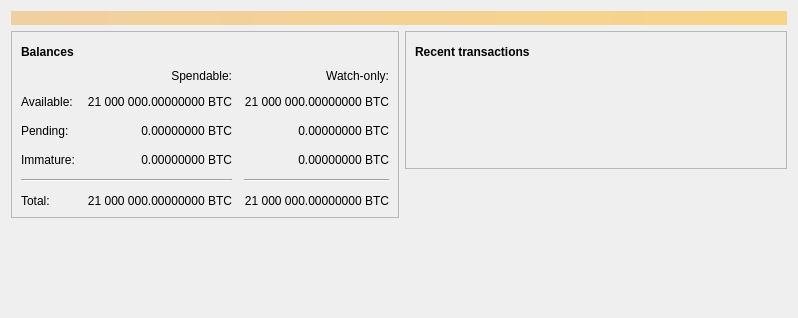
<?xml version="1.0" encoding="UTF-8"?>
<ui version="4.0">
 <class>OverviewPage</class>
 <widget class="QWidget" name="OverviewPage">
  <property name="geometry">
   <rect>
    <x>0</x>
    <y>0</y>
    <width>798</width>
    <height>318</height>
   </rect>
  </property>
  <property name="windowTitle">
   <string>Form</string>
  </property>
  <layout class="QVBoxLayout" name="topLayout">
   <item>
    <widget class="QLabel" name="labelAlerts">
     <property name="visible">
      <bool>false</bool>
     </property>
     <property name="styleSheet">
      <string notr="true">QLabel { background-color: qlineargradient(x1: 0, y1: 0, x2: 1, y2: 0, stop:0 #F0D0A0, stop:1 #F8D488); color:#000000; }</string>
     </property>
     <property name="wordWrap">
      <bool>true</bool>
     </property>
     <property name="margin">
      <number>3</number>
     </property>
     <property name="textInteractionFlags">
      <set>Qt::TextSelectableByMouse</set>
     </property>
    </widget>
   </item>
   <item>
    <layout class="QHBoxLayout" name="horizontalLayout" stretch="1,1">
     <item>
      <layout class="QVBoxLayout" name="verticalLayout_2">
       <item>
        <widget class="QFrame" name="frame">
         <property name="frameShape">
          <enum>QFrame::StyledPanel</enum>
         </property>
         <property name="frameShadow">
          <enum>QFrame::Raised</enum>
         </property>
         <layout class="QVBoxLayout" name="verticalLayout_4">
          <item>
           <layout class="QHBoxLayout" name="horizontalLayout_4">
            <item>
             <widget class="QLabel" name="label_5">
              <property name="font">
               <font>
                <weight>75</weight>
                <bold>true</bold>
               </font>
              </property>
              <property name="text">
               <string>Balances</string>
              </property>
             </widget>
            </item>
            <item>
             <widget class="QPushButton" name="labelWalletStatus">
              <property name="enabled">
               <bool>true</bool>
              </property>
              <property name="maximumSize">
               <size>
                <width>30</width>
                <height>16777215</height>
               </size>
              </property>
              <property name="toolTip">
               <string>The displayed information may be out of date. Your wallet automatically synchronizes with the UFO network after a connection is established, but this process has not completed yet.</string>
              </property>
              <property name="text">
               <string/>
              </property>
              <property name="icon">
               <iconset resource="../UFO.qrc">
                <normaloff>:/icons/warning</normaloff>
                <disabledoff>:/icons/warning</disabledoff>:/icons/warning</iconset>
              </property>
              <property name="iconSize">
               <size>
                <width>24</width>
                <height>24</height>
               </size>
              </property>
              <property name="flat">
               <bool>true</bool>
              </property>
             </widget>
            </item>
            <item>
             <spacer name="horizontalSpacer_3">
              <property name="orientation">
               <enum>Qt::Horizontal</enum>
              </property>
              <property name="sizeHint" stdset="0">
               <size>
                <width>40</width>
                <height>20</height>
               </size>
              </property>
             </spacer>
            </item>
           </layout>
          </item>
          <item>
           <layout class="QGridLayout" name="gridLayout">
            <property name="spacing">
             <number>12</number>
            </property>
            <item row="2" column="2">
             <widget class="QLabel" name="labelWatchPending">
              <property name="cursor">
               <cursorShape>IBeamCursor</cursorShape>
              </property>
              <property name="toolTip">
               <string>Unconfirmed transactions to watch-only addresses</string>
              </property>
              <property name="text">
               <string notr="true">0.00000000 BTC</string>
              </property>
              <property name="alignment">
               <set>Qt::AlignRight|Qt::AlignTrailing|Qt::AlignVCenter</set>
              </property>
              <property name="textInteractionFlags">
               <set>Qt::LinksAccessibleByMouse|Qt::TextSelectableByKeyboard|Qt::TextSelectableByMouse</set>
              </property>
             </widget>
            </item>
            <item row="2" column="1">
             <widget class="QLabel" name="labelUnconfirmed">
              <property name="cursor">
               <cursorShape>IBeamCursor</cursorShape>
              </property>
              <property name="toolTip">
               <string>Total of transactions that have yet to be confirmed, and do not yet count toward the spendable balance</string>
              </property>
              <property name="text">
               <string notr="true">0.00000000 BTC</string>
              </property>
              <property name="alignment">
               <set>Qt::AlignRight|Qt::AlignTrailing|Qt::AlignVCenter</set>
              </property>
              <property name="textInteractionFlags">
               <set>Qt::LinksAccessibleByMouse|Qt::TextSelectableByKeyboard|Qt::TextSelectableByMouse</set>
              </property>
             </widget>
            </item>
            <item row="3" column="2">
             <widget class="QLabel" name="labelWatchImmature">
              <property name="cursor">
               <cursorShape>IBeamCursor</cursorShape>
              </property>
              <property name="toolTip">
               <string>Mined balance in watch-only addresses that has not yet matured</string>
              </property>
              <property name="text">
               <string notr="true">0.00000000 BTC</string>
              </property>
              <property name="alignment">
               <set>Qt::AlignRight|Qt::AlignTrailing|Qt::AlignVCenter</set>
              </property>
              <property name="textInteractionFlags">
               <set>Qt::LinksAccessibleByMouse|Qt::TextSelectableByKeyboard|Qt::TextSelectableByMouse</set>
              </property>
             </widget>
            </item>
            <item row="4" column="0" colspan="2">
             <widget class="Line" name="line">
              <property name="orientation">
               <enum>Qt::Horizontal</enum>
              </property>
             </widget>
            </item>
            <item row="4" column="2">
             <widget class="Line" name="lineWatchBalance">
              <property name="sizePolicy">
               <sizepolicy hsizetype="Preferred" vsizetype="Fixed">
                <horstretch>0</horstretch>
                <verstretch>0</verstretch>
               </sizepolicy>
              </property>
              <property name="minimumSize">
               <size>
                <width>140</width>
                <height>0</height>
               </size>
              </property>
              <property name="orientation">
               <enum>Qt::Horizontal</enum>
              </property>
             </widget>
            </item>
            <item row="5" column="0">
             <widget class="QLabel" name="labelTotalText">
              <property name="text">
               <string>Total:</string>
              </property>
             </widget>
            </item>
            <item row="3" column="1">
             <widget class="QLabel" name="labelImmature">
              <property name="cursor">
               <cursorShape>IBeamCursor</cursorShape>
              </property>
              <property name="toolTip">
               <string>Mined balance that has not yet matured</string>
              </property>
              <property name="text">
               <string notr="true">0.00000000 BTC</string>
              </property>
              <property name="alignment">
               <set>Qt::AlignRight|Qt::AlignTrailing|Qt::AlignVCenter</set>
              </property>
              <property name="textInteractionFlags">
               <set>Qt::LinksAccessibleByMouse|Qt::TextSelectableByKeyboard|Qt::TextSelectableByMouse</set>
              </property>
             </widget>
            </item>
            <item row="2" column="3">
             <spacer name="horizontalSpacer_2">
              <property name="orientation">
               <enum>Qt::Horizontal</enum>
              </property>
              <property name="sizeHint" stdset="0">
               <size>
                <width>40</width>
                <height>20</height>
               </size>
              </property>
             </spacer>
            </item>
            <item row="3" column="0">
             <widget class="QLabel" name="labelImmatureText">
              <property name="text">
               <string>Immature:</string>
              </property>
             </widget>
            </item>
            <item row="5" column="1">
             <widget class="QLabel" name="labelTotal">
              <property name="cursor">
               <cursorShape>IBeamCursor</cursorShape>
              </property>
              <property name="toolTip">
               <string>Your current total balance</string>
              </property>
              <property name="text">
               <string notr="true">21 000 000.00000000 BTC</string>
              </property>
              <property name="alignment">
               <set>Qt::AlignRight|Qt::AlignTrailing|Qt::AlignVCenter</set>
              </property>
              <property name="textInteractionFlags">
               <set>Qt::LinksAccessibleByMouse|Qt::TextSelectableByKeyboard|Qt::TextSelectableByMouse</set>
              </property>
             </widget>
            </item>
            <item row="5" column="2">
             <widget class="QLabel" name="labelWatchTotal">
              <property name="cursor">
               <cursorShape>IBeamCursor</cursorShape>
              </property>
              <property name="toolTip">
               <string>Current total balance in watch-only addresses</string>
              </property>
              <property name="text">
               <string notr="true">21 000 000.00000000 BTC</string>
              </property>
              <property name="alignment">
               <set>Qt::AlignRight|Qt::AlignTrailing|Qt::AlignVCenter</set>
              </property>
              <property name="textInteractionFlags">
               <set>Qt::LinksAccessibleByMouse|Qt::TextSelectableByKeyboard|Qt::TextSelectableByMouse</set>
              </property>
             </widget>
            </item>
            <item row="0" column="2">
             <widget class="QLabel" name="labelWatchonly">
              <property name="text">
               <string>Watch-only:</string>
              </property>
              <property name="alignment">
               <set>Qt::AlignRight|Qt::AlignTrailing|Qt::AlignVCenter</set>
              </property>
             </widget>
            </item>
            <item row="1" column="0">
             <widget class="QLabel" name="labelBalanceText">
              <property name="text">
               <string>Available:</string>
              </property>
             </widget>
            </item>
            <item row="1" column="1">
             <widget class="QLabel" name="labelBalance">
              <property name="cursor">
               <cursorShape>IBeamCursor</cursorShape>
              </property>
              <property name="toolTip">
               <string>Your current spendable balance</string>
              </property>
              <property name="text">
               <string notr="true">21 000 000.00000000 BTC</string>
              </property>
              <property name="alignment">
               <set>Qt::AlignRight|Qt::AlignTrailing|Qt::AlignVCenter</set>
              </property>
              <property name="textInteractionFlags">
               <set>Qt::LinksAccessibleByMouse|Qt::TextSelectableByKeyboard|Qt::TextSelectableByMouse</set>
              </property>
             </widget>
            </item>
            <item row="1" column="2">
             <widget class="QLabel" name="labelWatchAvailable">
              <property name="cursor">
               <cursorShape>IBeamCursor</cursorShape>
              </property>
              <property name="toolTip">
               <string>Your current balance in watch-only addresses</string>
              </property>
              <property name="text">
               <string notr="true">21 000 000.00000000 BTC</string>
              </property>
              <property name="alignment">
               <set>Qt::AlignRight|Qt::AlignTrailing|Qt::AlignVCenter</set>
              </property>
              <property name="textInteractionFlags">
               <set>Qt::LinksAccessibleByMouse|Qt::TextSelectableByKeyboard|Qt::TextSelectableByMouse</set>
              </property>
             </widget>
            </item>
            <item row="2" column="0">
             <widget class="QLabel" name="labelPendingText">
              <property name="text">
               <string>Pending:</string>
              </property>
             </widget>
            </item>
            <item row="0" column="1">
             <widget class="QLabel" name="labelSpendable">
              <property name="text">
               <string>Spendable:</string>
              </property>
              <property name="alignment">
               <set>Qt::AlignRight|Qt::AlignTrailing|Qt::AlignVCenter</set>
              </property>
             </widget>
            </item>
           </layout>
          </item>
         </layout>
        </widget>
       </item>
       <item>
        <spacer name="verticalSpacer">
         <property name="orientation">
          <enum>Qt::Vertical</enum>
         </property>
         <property name="sizeHint" stdset="0">
          <size>
           <width>20</width>
           <height>40</height>
          </size>
         </property>
        </spacer>
       </item>
      </layout>
     </item>
     <item>
      <layout class="QVBoxLayout" name="verticalLayout_3">
       <item>
        <widget class="QFrame" name="frame_2">
         <property name="frameShape">
          <enum>QFrame::StyledPanel</enum>
         </property>
         <property name="frameShadow">
          <enum>QFrame::Raised</enum>
         </property>
         <layout class="QVBoxLayout" name="verticalLayout">
          <item>
           <layout class="QHBoxLayout" name="horizontalLayout_2">
            <item>
             <widget class="QLabel" name="label_4">
              <property name="font">
               <font>
                <weight>75</weight>
                <bold>true</bold>
               </font>
              </property>
              <property name="text">
               <string>Recent transactions</string>
              </property>
             </widget>
            </item>
            <item>
             <widget class="QPushButton" name="labelTransactionsStatus">
              <property name="enabled">
               <bool>true</bool>
              </property>
              <property name="maximumSize">
               <size>
                <width>30</width>
                <height>16777215</height>
               </size>
              </property>
              <property name="toolTip">
               <string>The displayed information may be out of date. Your wallet automatically synchronizes with the UFO network after a connection is established, but this process has not completed yet.</string>
              </property>
              <property name="text">
               <string/>
              </property>
              <property name="icon">
               <iconset resource="../UFO.qrc">
                <normaloff>:/icons/warning</normaloff>
                <disabledoff>:/icons/warning</disabledoff>:/icons/warning</iconset>
              </property>
              <property name="iconSize">
               <size>
                <width>24</width>
                <height>24</height>
               </size>
              </property>
              <property name="flat">
               <bool>true</bool>
              </property>
             </widget>
            </item>
            <item>
             <spacer name="horizontalSpacer">
              <property name="orientation">
               <enum>Qt::Horizontal</enum>
              </property>
              <property name="sizeHint" stdset="0">
               <size>
                <width>40</width>
                <height>20</height>
               </size>
              </property>
             </spacer>
            </item>
           </layout>
          </item>
          <item>
           <widget class="TransactionOverviewWidget" name="listTransactions">
            <property name="styleSheet">
             <string notr="true">QListView { background: transparent; }</string>
            </property>
            <property name="frameShape">
             <enum>QFrame::NoFrame</enum>
            </property>
            <property name="verticalScrollBarPolicy">
             <enum>Qt::ScrollBarAlwaysOff</enum>
            </property>
            <property name="horizontalScrollBarPolicy">
             <enum>Qt::ScrollBarAlwaysOff</enum>
            </property>
            <property name="sizeAdjustPolicy">
             <enum>QAbstractScrollArea::AdjustToContents</enum>
            </property>
            <property name="selectionMode">
             <enum>QAbstractItemView::NoSelection</enum>
            </property>
            <property name="uniformItemSizes">
             <bool>true</bool>
            </property>
           </widget>
          </item>
         </layout>
        </widget>
       </item>
       <item>
        <spacer name="verticalSpacer_2">
         <property name="orientation">
          <enum>Qt::Vertical</enum>
         </property>
         <property name="sizeHint" stdset="0">
          <size>
           <width>20</width>
           <height>40</height>
          </size>
         </property>
        </spacer>
       </item>
      </layout>
     </item>
    </layout>
   </item>
  </layout>
 </widget>
 <customwidgets>
  <customwidget>
   <class>TransactionOverviewWidget</class>
   <extends>QListView</extends>
   <header>qt/transactionoverviewwidget.h</header>
  </customwidget>
 </customwidgets>
 <resources/>
 <connections/>
</ui>
